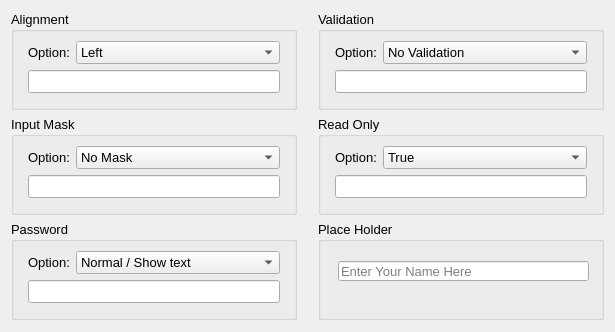
<?xml version="1.0" encoding="UTF-8"?>
<ui version="4.0">
 <class>LineEdit</class>
 <widget class="QWidget" name="LineEdit">
  <property name="geometry">
   <rect>
    <x>0</x>
    <y>0</y>
    <width>615</width>
    <height>312</height>
   </rect>
  </property>
  <property name="windowTitle">
   <string>QLineEdit</string>
  </property>
  <layout class="QGridLayout" name="gridLayout_6">
   <property name="bottomMargin">
    <number>12</number>
   </property>
   <item row="0" column="3">
    <widget class="QGroupBox" name="groupBox_4">
     <property name="font">
      <font>
       <pointsize>10</pointsize>
      </font>
     </property>
     <property name="title">
      <string>Validation</string>
     </property>
     <layout class="QGridLayout" name="gridLayout_5">
      <property name="leftMargin">
       <number>14</number>
      </property>
      <property name="rightMargin">
       <number>14</number>
      </property>
      <property name="bottomMargin">
       <number>14</number>
      </property>
      <item row="0" column="0">
       <widget class="QLabel" name="label_4">
        <property name="sizePolicy">
         <sizepolicy hsizetype="Fixed" vsizetype="Preferred">
          <horstretch>0</horstretch>
          <verstretch>0</verstretch>
         </sizepolicy>
        </property>
        <property name="text">
         <string>Option:</string>
        </property>
       </widget>
      </item>
      <item row="0" column="1">
       <widget class="QComboBox" name="valid_comboBox">
        <item>
         <property name="text">
          <string>No Validation</string>
         </property>
        </item>
        <item>
         <property name="text">
          <string>Date (yyyy-mm-dd)</string>
         </property>
        </item>
        <item>
         <property name="text">
          <string>Integer Validation</string>
         </property>
        </item>
        <item>
         <property name="text">
          <string>Double Validation (9999.99)</string>
         </property>
        </item>
       </widget>
      </item>
      <item row="1" column="0" colspan="2">
       <widget class="QLineEdit" name="valid_lineEdit">
        <property name="minimumSize">
         <size>
          <width>0</width>
          <height>0</height>
         </size>
        </property>
       </widget>
      </item>
     </layout>
    </widget>
   </item>
   <item row="1" column="0">
    <widget class="QGroupBox" name="groupBox_2">
     <property name="font">
      <font>
       <pointsize>10</pointsize>
      </font>
     </property>
     <property name="title">
      <string>Input Mask</string>
     </property>
     <layout class="QGridLayout" name="gridLayout_2">
      <property name="leftMargin">
       <number>14</number>
      </property>
      <property name="rightMargin">
       <number>14</number>
      </property>
      <property name="bottomMargin">
       <number>14</number>
      </property>
      <item row="0" column="0">
       <widget class="QLabel" name="label_2">
        <property name="sizePolicy">
         <sizepolicy hsizetype="Fixed" vsizetype="Preferred">
          <horstretch>0</horstretch>
          <verstretch>0</verstretch>
         </sizepolicy>
        </property>
        <property name="text">
         <string>Option:</string>
        </property>
       </widget>
      </item>
      <item row="0" column="1">
       <widget class="QComboBox" name="mask_comboBox">
        <item>
         <property name="text">
          <string>No Mask</string>
         </property>
        </item>
        <item>
         <property name="text">
          <string>IPv4 Address</string>
         </property>
        </item>
        <item>
         <property name="text">
          <string>License Key</string>
         </property>
        </item>
        <item>
         <property name="text">
          <string>Phone # USA</string>
         </property>
        </item>
        <item>
         <property name="text">
          <string>Phone # Australia</string>
         </property>
        </item>
       </widget>
      </item>
      <item row="1" column="0" colspan="2">
       <widget class="QLineEdit" name="mask_lineEdit"/>
      </item>
     </layout>
    </widget>
   </item>
   <item row="1" column="3">
    <widget class="QGroupBox" name="groupBox_5">
     <property name="font">
      <font>
       <pointsize>10</pointsize>
      </font>
     </property>
     <property name="title">
      <string>Read Only</string>
     </property>
     <layout class="QGridLayout" name="gridLayout_4">
      <property name="leftMargin">
       <number>14</number>
      </property>
      <property name="rightMargin">
       <number>14</number>
      </property>
      <property name="bottomMargin">
       <number>14</number>
      </property>
      <item row="0" column="1">
       <widget class="QComboBox" name="readonly_comboBox">
        <property name="sizePolicy">
         <sizepolicy hsizetype="Preferred" vsizetype="Fixed">
          <horstretch>0</horstretch>
          <verstretch>0</verstretch>
         </sizepolicy>
        </property>
        <item>
         <property name="text">
          <string>True</string>
         </property>
        </item>
        <item>
         <property name="text">
          <string>False</string>
         </property>
        </item>
       </widget>
      </item>
      <item row="0" column="0">
       <widget class="QLabel" name="label_5">
        <property name="sizePolicy">
         <sizepolicy hsizetype="Fixed" vsizetype="Preferred">
          <horstretch>0</horstretch>
          <verstretch>0</verstretch>
         </sizepolicy>
        </property>
        <property name="text">
         <string>Option:</string>
        </property>
       </widget>
      </item>
      <item row="3" column="0" colspan="2">
       <widget class="QLineEdit" name="readonly_lineEdit">
        <property name="minimumSize">
         <size>
          <width>250</width>
          <height>0</height>
         </size>
        </property>
       </widget>
      </item>
     </layout>
    </widget>
   </item>
   <item row="5" column="0">
    <widget class="QGroupBox" name="groupBox_3">
     <property name="font">
      <font>
       <pointsize>10</pointsize>
      </font>
     </property>
     <property name="title">
      <string>Password</string>
     </property>
     <layout class="QGridLayout" name="gridLayout_3">
      <property name="leftMargin">
       <number>14</number>
      </property>
      <property name="rightMargin">
       <number>14</number>
      </property>
      <property name="bottomMargin">
       <number>14</number>
      </property>
      <item row="0" column="0">
       <widget class="QLabel" name="label_3">
        <property name="sizePolicy">
         <sizepolicy hsizetype="Fixed" vsizetype="Preferred">
          <horstretch>0</horstretch>
          <verstretch>0</verstretch>
         </sizepolicy>
        </property>
        <property name="text">
         <string>Option:</string>
        </property>
       </widget>
      </item>
      <item row="0" column="1">
       <widget class="QComboBox" name="password_comboBox">
        <item>
         <property name="text">
          <string>Normal / Show text</string>
         </property>
        </item>
        <item>
         <property name="text">
          <string>Password / Show stars</string>
         </property>
        </item>
        <item>
         <property name="text">
          <string>No Echo / Invisible text</string>
         </property>
        </item>
        <item>
         <property name="text">
          <string>Normal text / Stars after Edit</string>
         </property>
        </item>
       </widget>
      </item>
      <item row="1" column="0" colspan="2">
       <widget class="QLineEdit" name="password_lineEdit">
        <property name="minimumSize">
         <size>
          <width>250</width>
          <height>0</height>
         </size>
        </property>
       </widget>
      </item>
     </layout>
    </widget>
   </item>
   <item row="0" column="1">
    <spacer name="horizontalSpacer_2">
     <property name="orientation">
      <enum>Qt::Horizontal</enum>
     </property>
     <property name="sizeType">
      <enum>QSizePolicy::Fixed</enum>
     </property>
     <property name="sizeHint" stdset="0">
      <size>
       <width>15</width>
       <height>20</height>
      </size>
     </property>
    </spacer>
   </item>
   <item row="0" column="0">
    <widget class="QGroupBox" name="groupBox_1">
     <property name="font">
      <font>
       <pointsize>10</pointsize>
      </font>
     </property>
     <property name="title">
      <string>Alignment</string>
     </property>
     <layout class="QGridLayout" name="gridLayout">
      <property name="leftMargin">
       <number>14</number>
      </property>
      <property name="rightMargin">
       <number>14</number>
      </property>
      <property name="bottomMargin">
       <number>14</number>
      </property>
      <item row="0" column="0">
       <widget class="QLabel" name="label_1">
        <property name="sizePolicy">
         <sizepolicy hsizetype="Fixed" vsizetype="Preferred">
          <horstretch>0</horstretch>
          <verstretch>0</verstretch>
         </sizepolicy>
        </property>
        <property name="text">
         <string>Option:</string>
        </property>
       </widget>
      </item>
      <item row="0" column="1">
       <widget class="QComboBox" name="align_comboBox">
        <item>
         <property name="text">
          <string>Left</string>
         </property>
        </item>
        <item>
         <property name="text">
          <string>Centered</string>
         </property>
        </item>
        <item>
         <property name="text">
          <string>Right</string>
         </property>
        </item>
       </widget>
      </item>
      <item row="1" column="0" colspan="2">
       <widget class="QLineEdit" name="align_lineEdit"/>
      </item>
     </layout>
    </widget>
   </item>
   <item row="1" column="1">
    <spacer name="horizontalSpacer_1">
     <property name="orientation">
      <enum>Qt::Horizontal</enum>
     </property>
     <property name="sizeType">
      <enum>QSizePolicy::Fixed</enum>
     </property>
     <property name="sizeHint" stdset="0">
      <size>
       <width>15</width>
       <height>20</height>
      </size>
     </property>
    </spacer>
   </item>
   <item row="5" column="1">
    <spacer name="horizontalSpacer_3">
     <property name="orientation">
      <enum>Qt::Horizontal</enum>
     </property>
     <property name="sizeType">
      <enum>QSizePolicy::Fixed</enum>
     </property>
     <property name="sizeHint" stdset="0">
      <size>
       <width>15</width>
       <height>20</height>
      </size>
     </property>
    </spacer>
   </item>
   <item row="5" column="3">
    <widget class="QGroupBox" name="groupBox_6">
     <property name="font">
      <font>
       <pointsize>10</pointsize>
      </font>
     </property>
     <property name="title">
      <string>Place Holder </string>
     </property>
     <widget class="QLineEdit" name="valid_placeHolder">
      <property name="geometry">
       <rect>
        <x>20</x>
        <y>40</y>
        <width>251</width>
        <height>20</height>
       </rect>
      </property>
      <property name="placeholderText">
       <string>Enter Your Name Here</string>
      </property>
     </widget>
    </widget>
   </item>
  </layout>
 </widget>
 <tabstops>
  <tabstop>align_comboBox</tabstop>
  <tabstop>align_lineEdit</tabstop>
  <tabstop>mask_comboBox</tabstop>
  <tabstop>mask_lineEdit</tabstop>
  <tabstop>password_comboBox</tabstop>
  <tabstop>password_lineEdit</tabstop>
  <tabstop>valid_comboBox</tabstop>
  <tabstop>valid_lineEdit</tabstop>
  <tabstop>readonly_comboBox</tabstop>
  <tabstop>readonly_lineEdit</tabstop>
 </tabstops>
 <resources/>
 <connections/>
</ui>
